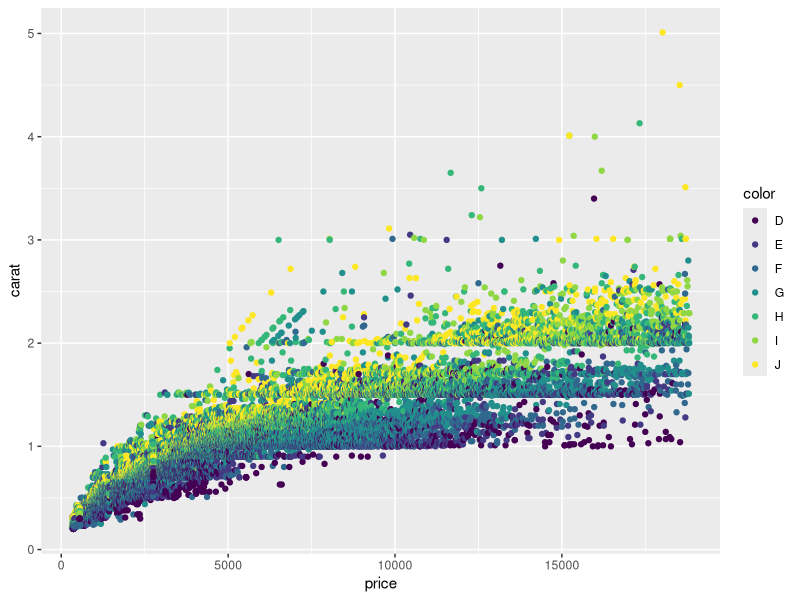

Write R code to recreate this figure. (Note: this script raises an error after producing the figure.)
## ---- chunk 1
library(ggplot2)

p <- ggplot(data = diamonds, aes(x = price, y = carat, colour = color)) +
      geom_point()
## ---- chunk 2
Cairo::Cairo(
  13, 8,               # width, height in inch
  units = "in",        # unit of width and height of image, inches
  "diamond_plot.tiff", # name of the exported image
  bg = "white",        # white background
  type = "tiff",       # tiff image file
  dpi = 300            # DPI resolution
)
p
invisible(dev.off())   # dev.off() close the file
